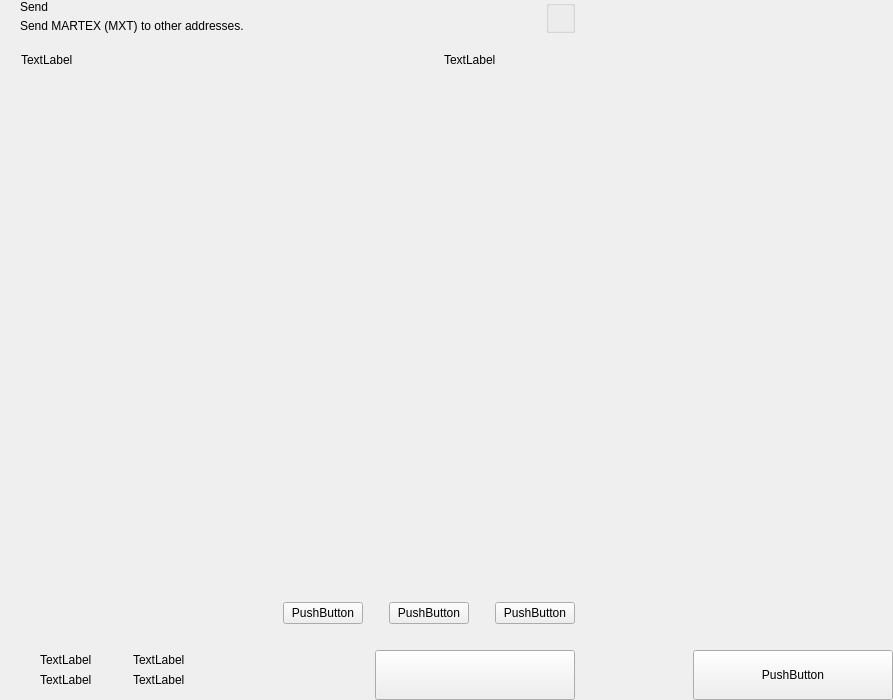
<?xml version="1.0" encoding="UTF-8"?>
<ui version="4.0">
 <class>send</class>
 <widget class="QWidget" name="send">
  <property name="geometry">
   <rect>
    <x>0</x>
    <y>0</y>
    <width>893</width>
    <height>700</height>
   </rect>
  </property>
  <property name="windowTitle">
   <string>Form</string>
  </property>
  <layout class="QHBoxLayout" name="horizontalLayout_2" stretch="2,1">
   <property name="spacing">
    <number>0</number>
   </property>
   <property name="leftMargin">
    <number>0</number>
   </property>
   <property name="topMargin">
    <number>0</number>
   </property>
   <property name="rightMargin">
    <number>0</number>
   </property>
   <property name="bottomMargin">
    <number>0</number>
   </property>
   <item>
    <widget class="QWidget" name="left" native="true">
     <layout class="QVBoxLayout" name="verticalLayout_3">
      <property name="spacing">
       <number>0</number>
      </property>
      <property name="leftMargin">
       <number>0</number>
      </property>
      <property name="topMargin">
       <number>0</number>
      </property>
      <property name="rightMargin">
       <number>0</number>
      </property>
      <property name="bottomMargin">
       <number>0</number>
      </property>
      <item>
       <layout class="QVBoxLayout" name="verticalLayout_22" stretch="0,0,0,1,0,0,0,0">
        <property name="spacing">
         <number>0</number>
        </property>
        <item>
         <layout class="QHBoxLayout" name="horizontalLayout_3">
          <property name="spacing">
           <number>0</number>
          </property>
          <property name="leftMargin">
           <number>20</number>
          </property>
          <property name="rightMargin">
           <number>20</number>
          </property>
          <item>
           <layout class="QVBoxLayout" name="verticalLayout">
            <property name="spacing">
             <number>5</number>
            </property>
            <item>
             <widget class="QLabel" name="labelTitle">
              <property name="text">
               <string>Send</string>
              </property>
              <property name="alignment">
               <set>Qt::AlignLeading|Qt::AlignLeft|Qt::AlignVCenter</set>
              </property>
             </widget>
            </item>
            <item>
             <widget class="QLabel" name="labelSubtitle1">
              <property name="text">
               <string>Send MARTEX (MXT) to other addresses.</string>
              </property>
             </widget>
            </item>
           </layout>
          </item>
          <item>
           <spacer name="horizontalSpacer">
            <property name="orientation">
             <enum>Qt::Horizontal</enum>
            </property>
            <property name="sizeHint" stdset="0">
             <size>
              <width>40</width>
              <height>20</height>
             </size>
            </property>
           </spacer>
          </item>
          <item>
           <layout class="QVBoxLayout" name="verticalLayout_6">
            <property name="spacing">
             <number>0</number>
            </property>
            <item>
             <widget class="QGroupBox" name="groupBox">
              <property name="title">
               <string/>
              </property>
              <property name="alignment">
               <set>Qt::AlignLeading|Qt::AlignLeft|Qt::AlignTop</set>
              </property>
              <layout class="QHBoxLayout" name="horizontalLayout_4">
               <property name="spacing">
                <number>0</number>
               </property>
               <property name="leftMargin">
                <number>0</number>
               </property>
               <property name="topMargin">
                <number>0</number>
               </property>
               <property name="rightMargin">
                <number>0</number>
               </property>
               <property name="bottomMargin">
                <number>0</number>
               </property>
              </layout>
             </widget>
            </item>
           </layout>
          </item>
         </layout>
        </item>
        <item>
         <spacer name="verticalSpacer_2">
          <property name="orientation">
           <enum>Qt::Vertical</enum>
          </property>
          <property name="sizeType">
           <enum>QSizePolicy::Fixed</enum>
          </property>
          <property name="sizeHint" stdset="0">
           <size>
            <width>20</width>
            <height>20</height>
           </size>
          </property>
         </spacer>
        </item>
        <item>
         <layout class="QHBoxLayout" name="horizontalLayout" stretch="6,0,2">
          <property name="spacing">
           <number>0</number>
          </property>
          <property name="leftMargin">
           <number>10</number>
          </property>
          <property name="topMargin">
           <number>0</number>
          </property>
          <property name="rightMargin">
           <number>20</number>
          </property>
          <property name="bottomMargin">
           <number>0</number>
          </property>
          <item>
           <widget class="QLabel" name="labelSubtitleAddress">
            <property name="styleSheet">
             <string notr="true">margin-left:8px;</string>
            </property>
            <property name="text">
             <string>TextLabel</string>
            </property>
           </widget>
          </item>
          <item>
           <spacer name="horizontalSpacer_3">
            <property name="orientation">
             <enum>Qt::Horizontal</enum>
            </property>
            <property name="sizeType">
             <enum>QSizePolicy::Fixed</enum>
            </property>
            <property name="sizeHint" stdset="0">
             <size>
              <width>40</width>
              <height>1</height>
             </size>
            </property>
           </spacer>
          </item>
          <item>
           <widget class="QLabel" name="labelSubtitleAmount">
            <property name="text">
             <string>TextLabel</string>
            </property>
           </widget>
          </item>
         </layout>
        </item>
        <item>
         <widget class="QScrollArea" name="scrollArea">
          <property name="minimumSize">
           <size>
            <width>0</width>
            <height>350</height>
           </size>
          </property>
          <property name="styleSheet">
           <string notr="true">#scrollArea {
            background:transparent;
            margin-top:10px;
}</string>
          </property>
          <property name="horizontalScrollBarPolicy">
           <enum>Qt::ScrollBarAlwaysOff</enum>
          </property>
          <property name="sizeAdjustPolicy">
           <enum>QAbstractScrollArea::AdjustIgnored</enum>
          </property>
          <property name="widgetResizable">
           <bool>true</bool>
          </property>
          <property name="alignment">
           <set>Qt::AlignLeading|Qt::AlignLeft|Qt::AlignTop</set>
          </property>
          <widget class="QWidget" name="scrollAreaWidgetContents">
           <property name="geometry">
            <rect>
             <x>0</x>
             <y>0</y>
             <width>591</width>
             <height>16</height>
            </rect>
           </property>
           <property name="sizePolicy">
            <sizepolicy hsizetype="Preferred" vsizetype="Maximum">
             <horstretch>0</horstretch>
             <verstretch>0</verstretch>
            </sizepolicy>
           </property>
           <property name="autoFillBackground">
            <bool>false</bool>
           </property>
           <property name="styleSheet">
            <string notr="true">#scrollAreaWidgetContents {
             background:transparent;
             }</string>
           </property>
           <layout class="QVBoxLayout" name="verticalLayout_7">
            <property name="spacing">
             <number>0</number>
            </property>
            <property name="sizeConstraint">
             <enum>QLayout::SetDefaultConstraint</enum>
            </property>
            <property name="leftMargin">
             <number>0</number>
            </property>
            <property name="topMargin">
             <number>0</number>
            </property>
            <property name="rightMargin">
             <number>0</number>
            </property>
            <property name="bottomMargin">
             <number>0</number>
            </property>
           </layout>
          </widget>
         </widget>
        </item>
        <item>
         <spacer name="verticalSpacer_4">
          <property name="orientation">
           <enum>Qt::Vertical</enum>
          </property>
          <property name="sizeType">
           <enum>QSizePolicy::Fixed</enum>
          </property>
          <property name="sizeHint" stdset="0">
           <size>
            <width>20</width>
            <height>20</height>
           </size>
          </property>
         </spacer>
        </item>
        <item>
         <layout class="QHBoxLayout" name="horizontalLayout_20">
          <property name="spacing">
           <number>6</number>
          </property>
          <property name="rightMargin">
           <number>20</number>
          </property>
          <item>
           <spacer name="horizontalSpacer_4">
            <property name="orientation">
             <enum>Qt::Horizontal</enum>
            </property>
            <property name="sizeHint" stdset="0">
             <size>
              <width>40</width>
              <height>20</height>
             </size>
            </property>
           </spacer>
          </item>
          <item>
           <widget class="QPushButton" name="pushButtonFee">
            <property name="focusPolicy">
             <enum>Qt::NoFocus</enum>
            </property>
            <property name="text">
             <string>PushButton</string>
            </property>
           </widget>
          </item>
          <item>
           <spacer name="horizontalSpacer_11">
            <property name="orientation">
             <enum>Qt::Horizontal</enum>
            </property>
            <property name="sizeType">
             <enum>QSizePolicy::Minimum</enum>
            </property>
            <property name="sizeHint" stdset="0">
             <size>
              <width>20</width>
              <height>20</height>
             </size>
            </property>
           </spacer>
          </item>
          <item>
           <widget class="QPushButton" name="pushButtonClear">
            <property name="focusPolicy">
             <enum>Qt::NoFocus</enum>
            </property>
            <property name="layoutDirection">
             <enum>Qt::RightToLeft</enum>
            </property>
            <property name="text">
             <string>PushButton</string>
            </property>
           </widget>
          </item>
          <item>
           <spacer name="horizontalSpacer_6">
            <property name="orientation">
             <enum>Qt::Horizontal</enum>
            </property>
            <property name="sizeType">
             <enum>QSizePolicy::Fixed</enum>
            </property>
            <property name="sizeHint" stdset="0">
             <size>
              <width>20</width>
              <height>20</height>
             </size>
            </property>
           </spacer>
          </item>
          <item>
           <widget class="QPushButton" name="pushButtonAddRecipient">
            <property name="focusPolicy">
             <enum>Qt::NoFocus</enum>
            </property>
            <property name="text">
             <string>PushButton</string>
            </property>
           </widget>
          </item>
         </layout>
        </item>
        <item>
         <spacer name="verticalSpacer">
          <property name="orientation">
           <enum>Qt::Vertical</enum>
          </property>
          <property name="sizeType">
           <enum>QSizePolicy::Fixed</enum>
          </property>
          <property name="sizeHint" stdset="0">
           <size>
            <width>20</width>
            <height>16</height>
           </size>
          </property>
         </spacer>
        </item>
        <item>
         <layout class="QHBoxLayout" name="horizontalLayout_7">
          <property name="rightMargin">
           <number>20</number>
          </property>
          <item>
           <layout class="QHBoxLayout" name="horizontalLayout_10">
            <property name="spacing">
             <number>0</number>
            </property>
            <property name="leftMargin">
             <number>8</number>
            </property>
            <item>
             <widget class="QStackedWidget" name="stackedWidget">
              <property name="minimumSize">
               <size>
                <width>0</width>
                <height>60</height>
               </size>
              </property>
              <property name="maximumSize">
               <size>
                <width>16777215</width>
                <height>60</height>
               </size>
              </property>
              <widget class="QWidget" name="page1">
               <layout class="QVBoxLayout" name="verticalLayout_71" stretch="0">
                <property name="spacing">
                 <number>6</number>
                </property>
                <property name="leftMargin">
                 <number>12</number>
                </property>
                <property name="topMargin">
                 <number>0</number>
                </property>
                <property name="rightMargin">
                 <number>0</number>
                </property>
                <property name="bottomMargin">
                 <number>0</number>
                </property>
                <item>
                 <widget class="QWidget" name="coinWidget" native="true">
                  <property name="minimumSize">
                   <size>
                    <width>0</width>
                    <height>60</height>
                   </size>
                  </property>
                  <property name="maximumSize">
                   <size>
                    <width>16777215</width>
                    <height>60</height>
                   </size>
                  </property>
                  <layout class="QHBoxLayout" name="horizontalLayout_9">
                   <property name="spacing">
                    <number>0</number>
                   </property>
                   <property name="leftMargin">
                    <number>20</number>
                   </property>
                   <property name="topMargin">
                    <number>10</number>
                   </property>
                   <property name="rightMargin">
                    <number>20</number>
                   </property>
                   <property name="bottomMargin">
                    <number>10</number>
                   </property>
                   <item>
                    <layout class="QVBoxLayout" name="verticalSend">
                     <property name="spacing">
                      <number>0</number>
                     </property>
                     <item>
                      <widget class="QLabel" name="labelTitleTotalSend">
                       <property name="text">
                        <string>TextLabel</string>
                       </property>
                      </widget>
                     </item>
                     <item>
                      <widget class="QLabel" name="labelAmountSend">
                       <property name="text">
                        <string>TextLabel</string>
                       </property>
                      </widget>
                     </item>
                    </layout>
                   </item>
                   <item>
                    <spacer name="horizontalSpacer_9">
                     <property name="orientation">
                      <enum>Qt::Horizontal</enum>
                     </property>
                     <property name="sizeType">
                      <enum>QSizePolicy::Fixed</enum>
                     </property>
                     <property name="sizeHint" stdset="0">
                      <size>
                       <width>20</width>
                       <height>20</height>
                      </size>
                     </property>
                    </spacer>
                   </item>
                   <item>
                    <widget class="QLabel" name="labelLine">
                     <property name="minimumSize">
                      <size>
                       <width>1</width>
                       <height>0</height>
                      </size>
                     </property>
                     <property name="maximumSize">
                      <size>
                       <width>1</width>
                       <height>16777215</height>
                      </size>
                     </property>
                     <property name="text">
                      <string/>
                     </property>
                    </widget>
                   </item>
                   <item>
                    <spacer name="horizontalSpacer_10">
                     <property name="orientation">
                      <enum>Qt::Horizontal</enum>
                     </property>
                     <property name="sizeType">
                      <enum>QSizePolicy::Fixed</enum>
                     </property>
                     <property name="sizeHint" stdset="0">
                      <size>
                       <width>20</width>
                       <height>20</height>
                      </size>
                     </property>
                    </spacer>
                   </item>
                   <item>
                    <layout class="QVBoxLayout" name="verticalRemaining">
                     <property name="spacing">
                      <number>0</number>
                     </property>
                     <item>
                      <widget class="QLabel" name="labelTitleTotalRemaining">
                       <property name="text">
                        <string>TextLabel</string>
                       </property>
                      </widget>
                     </item>
                     <item>
                      <widget class="QLabel" name="labelAmountRemaining">
                       <property name="text">
                        <string>TextLabel</string>
                       </property>
                      </widget>
                     </item>
                    </layout>
                   </item>
                  </layout>
                 </widget>
                </item>
               </layout>
              </widget>
              <widget class="QWidget" name="page_2"/>
             </widget>
            </item>
           </layout>
          </item>
          <item>
           <spacer name="horizontalSpacer_5">
            <property name="orientation">
             <enum>Qt::Horizontal</enum>
            </property>
            <property name="sizeType">
             <enum>QSizePolicy::Expanding</enum>
            </property>
            <property name="sizeHint" stdset="0">
             <size>
              <width>40</width>
              <height>20</height>
             </size>
            </property>
           </spacer>
          </item>
          <item alignment="Qt::AlignBottom">
           <widget class="QPushButton" name="pushButtonSave">
            <property name="minimumSize">
             <size>
              <width>200</width>
              <height>50</height>
             </size>
            </property>
            <property name="maximumSize">
             <size>
              <width>200</width>
              <height>50</height>
             </size>
            </property>
            <property name="focusPolicy">
             <enum>Qt::NoFocus</enum>
            </property>
            <property name="text">
             <string/>
            </property>
           </widget>
          </item>
         </layout>
        </item>
       </layout>
      </item>
     </layout>
    </widget>
   </item>
   <item>
    <widget class="QWidget" name="right" native="true">
     <layout class="QVBoxLayout" name="verticalLayout_5">
      <property name="leftMargin">
       <number>0</number>
      </property>
      <property name="topMargin">
       <number>0</number>
      </property>
      <property name="rightMargin">
       <number>0</number>
      </property>
      <property name="bottomMargin">
       <number>0</number>
      </property>
      <item>
       <layout class="QVBoxLayout" name="verticalLayout_4">
        <property name="spacing">
         <number>6</number>
        </property>
        <item>
         <widget class="OptionButton" name="btnCoinControl" native="true">
          <property name="minimumSize">
           <size>
            <width>0</width>
            <height>50</height>
           </size>
          </property>
         </widget>
        </item>
        <item>
         <widget class="OptionButton" name="btnChangeAddress" native="true">
          <property name="minimumSize">
           <size>
            <width>0</width>
            <height>50</height>
           </size>
          </property>
         </widget>
        </item>
        <item>
         <widget class="OptionButton" name="btnUri" native="true">
          <property name="minimumSize">
           <size>
            <width>0</width>
            <height>50</height>
           </size>
          </property>
         </widget>
        </item>
        <item>
         <spacer name="verticalSpacer_5">
          <property name="orientation">
           <enum>Qt::Vertical</enum>
          </property>
          <property name="sizeHint" stdset="0">
           <size>
            <width>20</width>
            <height>40</height>
           </size>
          </property>
         </spacer>
        </item>
        <item>
         <layout class="QHBoxLayout" name="horizontalLayout_8">
          <item>
           <spacer name="horizontalSpacer_7">
            <property name="orientation">
             <enum>Qt::Horizontal</enum>
            </property>
            <property name="sizeHint" stdset="0">
             <size>
              <width>40</width>
              <height>20</height>
             </size>
            </property>
           </spacer>
          </item>
          <item>
           <widget class="QPushButton" name="pushButtonReset">
            <property name="minimumSize">
             <size>
              <width>200</width>
              <height>50</height>
             </size>
            </property>
            <property name="maximumSize">
             <size>
              <width>200</width>
              <height>50</height>
             </size>
            </property>
            <property name="focusPolicy">
             <enum>Qt::NoFocus</enum>
            </property>
            <property name="text">
             <string>PushButton</string>
            </property>
           </widget>
          </item>
         </layout>
        </item>
       </layout>
      </item>
     </layout>
    </widget>
   </item>
  </layout>
 </widget>
 <customwidgets>
  <customwidget>
   <class>OptionButton</class>
   <extends>QWidget</extends>
   <header>qt/pivx/optionbutton.h</header>
   <container>1</container>
  </customwidget>
 </customwidgets>
 <resources/>
 <connections/>
</ui>
